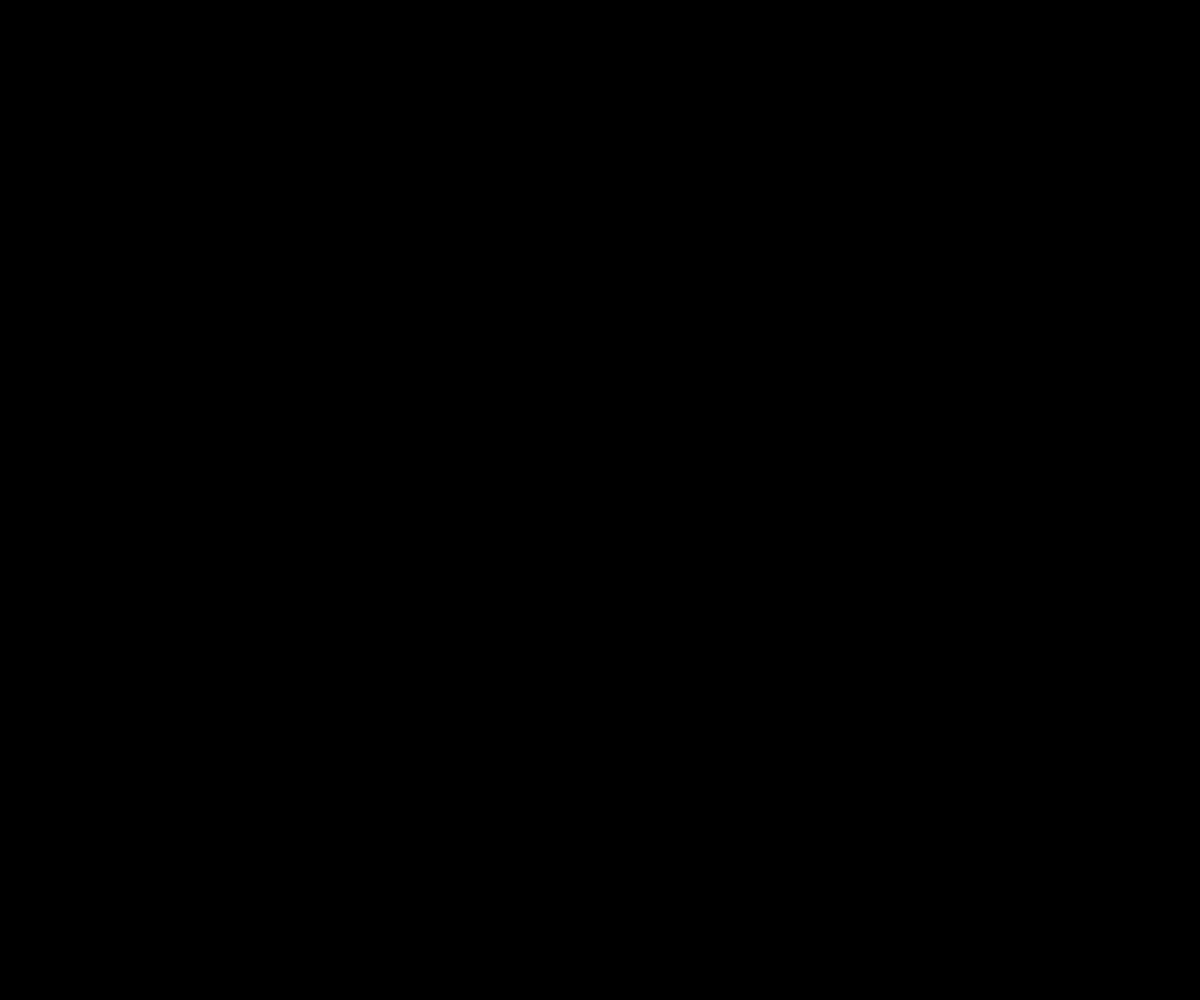
Frame 1 (no input)
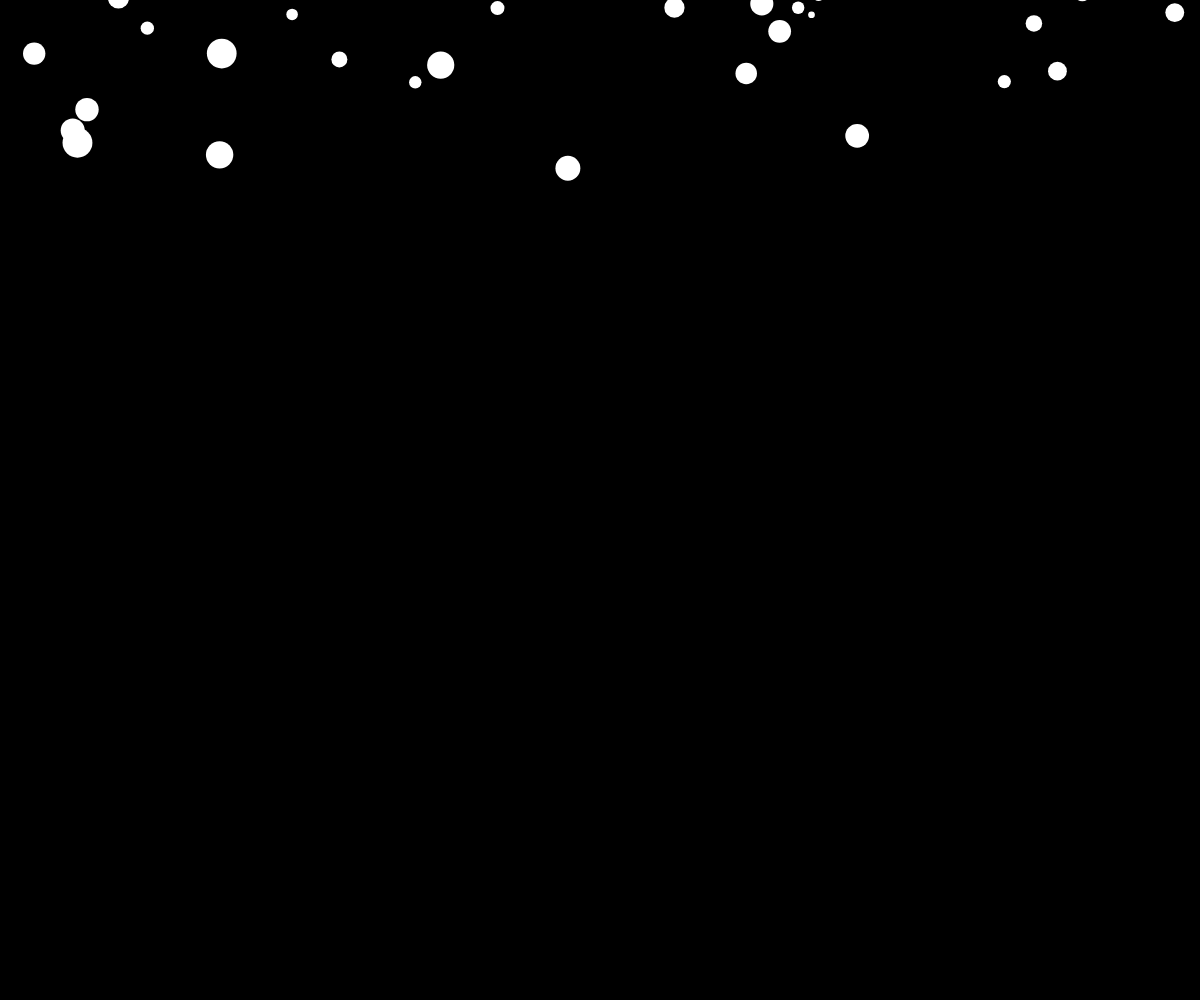
Frame 60 (no input)
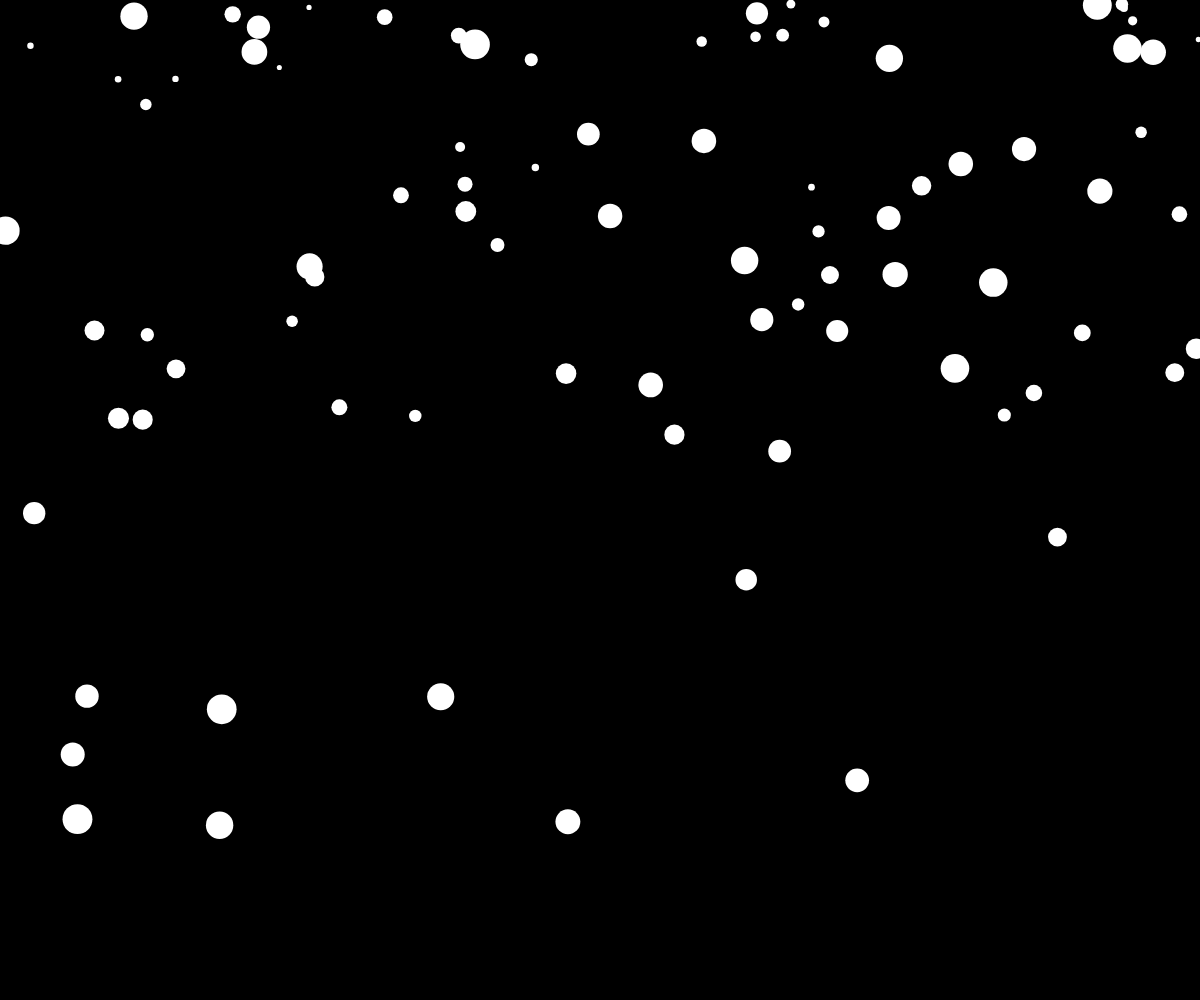
Frame 120 (the mouse pressed at the canvas centre since frame 60)

The p5.js sketch that drew these frames (run headless with seeded random() and noise() and a simulated clock; from frame 60 on, the mouse is pressed at the canvas centre):

// p5.js sketch
// ── sketch.js

let snow =[];
let gravity;

function setup (){
	createCanvas(windowWidth,windowHeight);
	gravity = createVector(0 , 0.005);
}

function draw (){
	background(0);
	console.log(snow.length);
	snow.push(new Snow());
	for(flake of snow){
		flake.applyForce(gravity);
		flake.update();
		flake.render();
	}
	//loop which ensure a optimal work of code
	//without fps drops;
	for(let i = snow.length - 1; i >= 0; i--){
		if(snow[i].offScreen()){
			snow.splice(i,1);
		}
	}
}
// ── snow.js

class Snow{

	constructor(){
		let x = random(width);
		let	y = random(-100 , -10);
		this.pos = createVector(x,y);
		this.vel = createVector(0,0);
		this.acc = createVector();
		this.size = random(5,30);
		this.terminalV = this.size
	}
	//Parallax effect
	applyForce(force){
		// let f = force.copy();
		// f.div(this.mass);
		let f = force.copy();
		f.mult(this.size)
		this.acc.add(f);

	}

	//function which add velocity to position
	//add velocity to positio every frame
	update(){
		this.vel.add(this.acc);
		this.vel.limit(this.size);
		this.pos.add(this.vel);
		this.acc.mult(0);
	}
	//function which render flakes with certain size
	render(){
		stroke(255);
		strokeWeight(this.size);
		point(this.pos.x, this.pos.y);
	}

	offScreen(){
		return (this.pos.y > height + this.size);
	}
}
